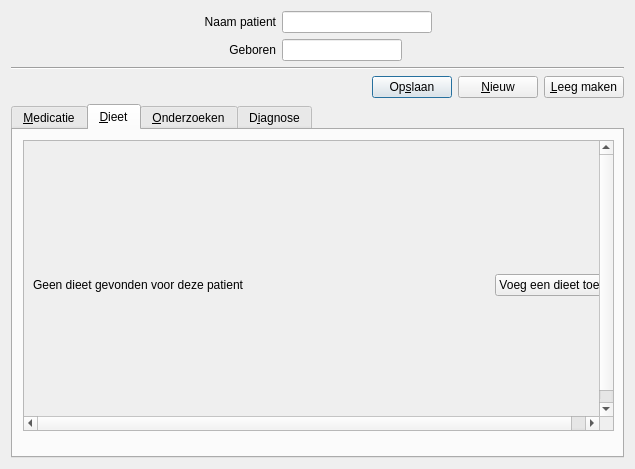
<?xml version="1.0" encoding="UTF-8"?>
<ui version="4.0">
 <class>Form</class>
 <widget class="QWidget" name="Form">
  <property name="geometry">
   <rect>
    <x>0</x>
    <y>0</y>
    <width>631</width>
    <height>469</height>
   </rect>
  </property>
  <property name="sizePolicy">
   <sizepolicy hsizetype="Expanding" vsizetype="Expanding">
    <horstretch>1</horstretch>
    <verstretch>0</verstretch>
   </sizepolicy>
  </property>
  <property name="windowTitle">
   <string>Form</string>
  </property>
  <layout class="QVBoxLayout" name="verticalLayout">
   <item>
    <layout class="QGridLayout" name="patientLayout" rowstretch="0,0">
     <item row="0" column="3">
      <spacer name="horizontalSpacer_2">
       <property name="orientation">
        <enum>Qt::Horizontal</enum>
       </property>
       <property name="sizeHint" stdset="0">
        <size>
         <width>40</width>
         <height>20</height>
        </size>
       </property>
      </spacer>
     </item>
     <item row="0" column="2">
      <widget class="QLineEdit" name="patientnameedit">
       <property name="maximumSize">
        <size>
         <width>150</width>
         <height>16777215</height>
        </size>
       </property>
       <property name="focusPolicy">
        <enum>Qt::NoFocus</enum>
       </property>
       <property name="acceptDrops">
        <bool>false</bool>
       </property>
       <property name="alignment">
        <set>Qt::AlignLeading|Qt::AlignLeft|Qt::AlignVCenter</set>
       </property>
       <property name="readOnly">
        <bool>true</bool>
       </property>
      </widget>
     </item>
     <item row="1" column="1">
      <widget class="QLabel" name="birthdatelabel">
       <property name="text">
        <string>Geboren</string>
       </property>
       <property name="alignment">
        <set>Qt::AlignRight|Qt::AlignTrailing|Qt::AlignVCenter</set>
       </property>
      </widget>
     </item>
     <item row="0" column="1">
      <widget class="QLabel" name="patientNamelabel">
       <property name="text">
        <string>Naam patient</string>
       </property>
       <property name="alignment">
        <set>Qt::AlignRight|Qt::AlignTrailing|Qt::AlignVCenter</set>
       </property>
      </widget>
     </item>
     <item row="1" column="2">
      <widget class="QLineEdit" name="birthdateedit">
       <property name="maximumSize">
        <size>
         <width>120</width>
         <height>16777215</height>
        </size>
       </property>
       <property name="focusPolicy">
        <enum>Qt::NoFocus</enum>
       </property>
       <property name="readOnly">
        <bool>true</bool>
       </property>
      </widget>
     </item>
     <item row="0" column="0">
      <spacer name="horizontalSpacer_3">
       <property name="orientation">
        <enum>Qt::Horizontal</enum>
       </property>
       <property name="sizeHint" stdset="0">
        <size>
         <width>40</width>
         <height>20</height>
        </size>
       </property>
      </spacer>
     </item>
    </layout>
   </item>
   <item>
    <widget class="Line" name="line">
     <property name="sizePolicy">
      <sizepolicy hsizetype="Expanding" vsizetype="Fixed">
       <horstretch>0</horstretch>
       <verstretch>0</verstretch>
      </sizepolicy>
     </property>
     <property name="orientation">
      <enum>Qt::Horizontal</enum>
     </property>
    </widget>
   </item>
   <item>
    <layout class="QHBoxLayout" name="buttonBarLayout">
     <item>
      <spacer name="horizontalSpacer">
       <property name="orientation">
        <enum>Qt::Horizontal</enum>
       </property>
       <property name="sizeHint" stdset="0">
        <size>
         <width>40</width>
         <height>20</height>
        </size>
       </property>
      </spacer>
     </item>
     <item>
      <widget class="QPushButton" name="saveDataButton">
       <property name="sizePolicy">
        <sizepolicy hsizetype="Minimum" vsizetype="Fixed">
         <horstretch>0</horstretch>
         <verstretch>0</verstretch>
        </sizepolicy>
       </property>
       <property name="maximumSize">
        <size>
         <width>120</width>
         <height>16777215</height>
        </size>
       </property>
       <property name="toolTip">
        <string extracomment="Save the entered data to the database">Sla gewijzigde gegevens voor deze patient op</string>
       </property>
       <property name="text">
        <string>Op&amp;slaan</string>
       </property>
       <property name="default">
        <bool>true</bool>
       </property>
      </widget>
     </item>
     <item>
      <widget class="QPushButton" name="newItemButton_2">
       <property name="sizePolicy">
        <sizepolicy hsizetype="Minimum" vsizetype="Fixed">
         <horstretch>0</horstretch>
         <verstretch>0</verstretch>
        </sizepolicy>
       </property>
       <property name="maximumSize">
        <size>
         <width>120</width>
         <height>16777215</height>
        </size>
       </property>
       <property name="toolTip">
        <string>Maak een nieuwe regel in deze tab</string>
       </property>
       <property name="text">
        <string>&amp;Nieuw</string>
       </property>
      </widget>
     </item>
     <item>
      <widget class="QPushButton" name="newItemButton">
       <property name="sizePolicy">
        <sizepolicy hsizetype="Minimum" vsizetype="Fixed">
         <horstretch>0</horstretch>
         <verstretch>0</verstretch>
        </sizepolicy>
       </property>
       <property name="maximumSize">
        <size>
         <width>120</width>
         <height>16777215</height>
        </size>
       </property>
       <property name="toolTip">
        <string>Verwijder alle gegevens in de geselecteerde regel</string>
       </property>
       <property name="text">
        <string>&amp;Leeg maken</string>
       </property>
      </widget>
     </item>
    </layout>
   </item>
   <item>
    <widget class="QTabWidget" name="patientData">
     <property name="sizePolicy">
      <sizepolicy hsizetype="Expanding" vsizetype="Expanding">
       <horstretch>1</horstretch>
       <verstretch>1</verstretch>
      </sizepolicy>
     </property>
     <property name="minimumSize">
      <size>
       <width>613</width>
       <height>342</height>
      </size>
     </property>
     <property name="tabShape">
      <enum>QTabWidget::Rounded</enum>
     </property>
     <property name="currentIndex">
      <number>1</number>
     </property>
     <widget class="QWidget" name="MedicationTab">
      <attribute name="title">
       <string>&amp;Medicatie</string>
      </attribute>
      <attribute name="toolTip">
       <string>Voorgeschreven medicatie</string>
      </attribute>
     </widget>
     <widget class="QWidget" name="dieetTab">
      <property name="sizePolicy">
       <sizepolicy hsizetype="Ignored" vsizetype="Ignored">
        <horstretch>1</horstretch>
        <verstretch>1</verstretch>
       </sizepolicy>
      </property>
      <attribute name="title">
       <string>&amp;Dieet</string>
      </attribute>
      <attribute name="toolTip">
       <string>Dieetregels voor de patient</string>
      </attribute>
      <widget class="QScrollArea" name="scrollArea">
       <property name="geometry">
        <rect>
         <x>10</x>
         <y>10</y>
         <width>591</width>
         <height>291</height>
        </rect>
       </property>
       <property name="minimumSize">
        <size>
         <width>591</width>
         <height>291</height>
        </size>
       </property>
       <property name="verticalScrollBarPolicy">
        <enum>Qt::ScrollBarAlwaysOn</enum>
       </property>
       <property name="horizontalScrollBarPolicy">
        <enum>Qt::ScrollBarAlwaysOn</enum>
       </property>
       <property name="sizeAdjustPolicy">
        <enum>QAbstractScrollArea::AdjustToContents</enum>
       </property>
       <property name="widgetResizable">
        <bool>true</bool>
       </property>
       <property name="alignment">
        <set>Qt::AlignLeading|Qt::AlignLeft|Qt::AlignTop</set>
       </property>
       <widget class="QWidget" name="scrollAreaWidgetContents">
        <property name="geometry">
         <rect>
          <x>0</x>
          <y>0</y>
          <width>589</width>
          <height>289</height>
         </rect>
        </property>
        <property name="sizePolicy">
         <sizepolicy hsizetype="Expanding" vsizetype="Expanding">
          <horstretch>1</horstretch>
          <verstretch>1</verstretch>
         </sizepolicy>
        </property>
        <property name="minimumSize">
         <size>
          <width>589</width>
          <height>289</height>
         </size>
        </property>
        <layout class="QVBoxLayout" name="verticalLayout_2">
         <property name="sizeConstraint">
          <enum>QLayout::SetDefaultConstraint</enum>
         </property>
         <item>
          <layout class="QHBoxLayout" name="horizontalLayout">
           <item>
            <widget class="QLabel" name="label">
             <property name="sizePolicy">
              <sizepolicy hsizetype="Preferred" vsizetype="Fixed">
               <horstretch>0</horstretch>
               <verstretch>0</verstretch>
              </sizepolicy>
             </property>
             <property name="text">
              <string>Geen dieet gevonden voor deze patient</string>
             </property>
            </widget>
           </item>
           <item>
            <widget class="QPushButton" name="pushButton">
             <property name="sizePolicy">
              <sizepolicy hsizetype="Fixed" vsizetype="Fixed">
               <horstretch>0</horstretch>
               <verstretch>0</verstretch>
              </sizepolicy>
             </property>
             <property name="text">
              <string>Voeg een dieet toe</string>
             </property>
            </widget>
           </item>
          </layout>
         </item>
        </layout>
       </widget>
      </widget>
     </widget>
     <widget class="QWidget" name="examinationsTab">
      <attribute name="title">
       <string>&amp;Onderzoeken</string>
      </attribute>
      <attribute name="toolTip">
       <string>Gevraagde onderzoeken</string>
      </attribute>
     </widget>
     <widget class="QWidget" name="DiagnoseTab">
      <property name="statusTip">
       <string/>
      </property>
      <attribute name="title">
       <string>D&amp;iagnose</string>
      </attribute>
      <attribute name="toolTip">
       <string>Gestelde diagnoses</string>
      </attribute>
     </widget>
    </widget>
   </item>
  </layout>
 </widget>
 <resources/>
 <connections/>
</ui>
